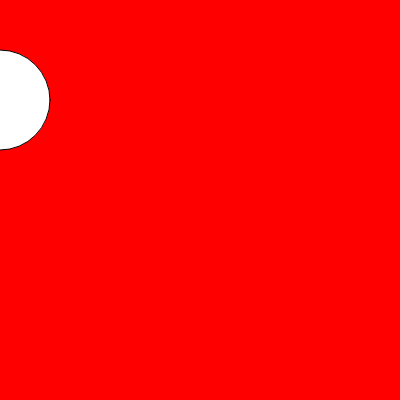
Frame 1 (no input)
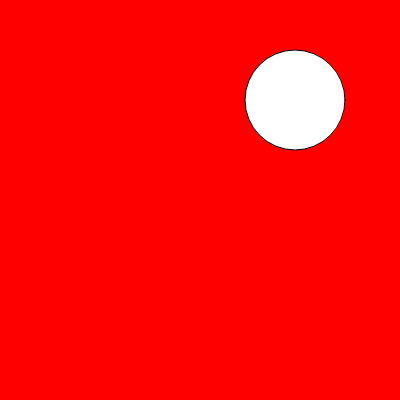
Frame 60 (no input)
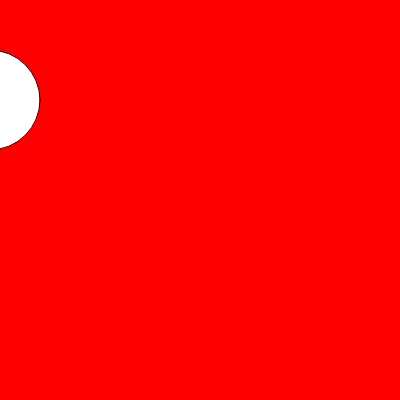
Frame 120 (the mouse pressed at the canvas centre since frame 60)

The p5.js sketch that drew these frames (run headless with seeded random() and noise() and a simulated clock; from frame 60 on, the mouse is pressed at the canvas centre):

// p5.js sketch
// ── sketch.js
var x = 0 ;

function setup() {
  // put setup code here
createCanvas(400, 400) ;

}

function draw() {
  // put drawing code here
  background('red')
  ellipse(x, 100, 100, 100)
  x += 5 ;
  if (x > width + 100) {
  x = -100;
}


}
